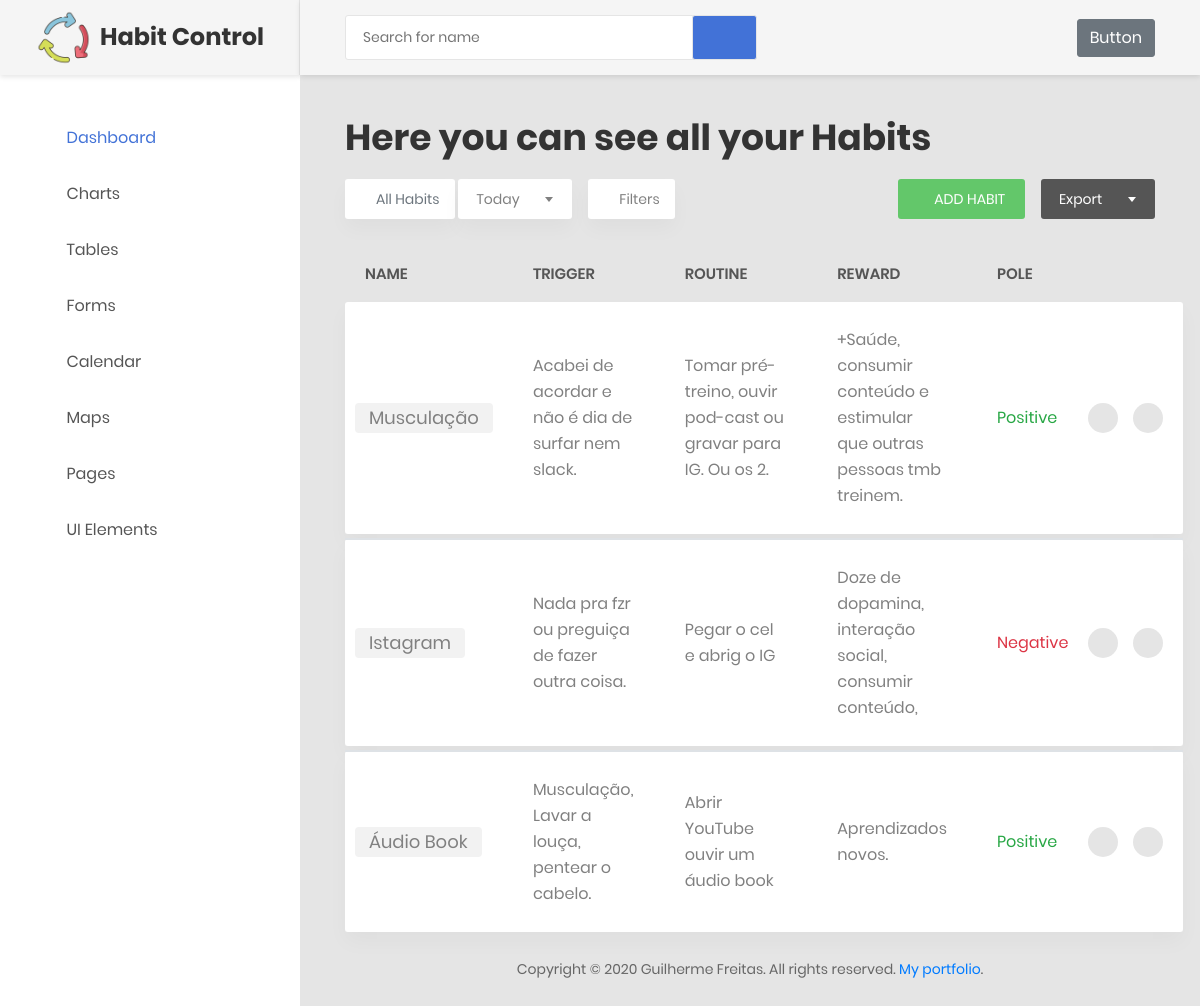
The page / on the database its author committed.
### habit/models.py (models this page shows)
class Habit(models.Model):
    name = models.CharField(max_length=20, blank=False, null=False)
    trigger = models.TextField(max_length=200)
    routine = models.TextField(max_length=200)
    reward = models.TextField(max_length=200)
    good = models.BooleanField(blank=False, null=False)

### habit/views.py (the view)
# urls.py: 2. Add a URL to urlpatterns:  path('', views.home, name='home')
class home(ListView):
    model = Habit
    template_name = 'home.html'

### habit/templates/home.html (shortened to what this page needs)
{% extends 'base.html' %}
{% load static %}
    {% block import-css %}
        <link href=" {% static 'css/index.css' %}" rel="stylesheet" media="all">
    {% endblock %}
    {% block search  %}
        <form class="form-header" action="{% url 'search'%}"  method = "get" >
            <input class="au-input au-input--xl"  name = "q_name"  type = "text"  placeholder = "Search for name">
                <button class="au-btn--submit" type="submit">
                    <i class="zmdi zmdi-search"></i>
                </button>
        </form>
    {% endblock %}
    {% block right-header %}
        <button class="btn btn-secondary"><a href="" class="text-decoration-none text-white">Button</a></button>
    {% endblock %}
    {% block content %}
        <h1 class="title">Here you can see all your Habits</h1>
        <div class="table-data__tool">
            <div class="table-data__tool-left">
                <button class="au-btn-filter">
                    <a href="{% url 'home' %}" class="text-decoration-none text-secondary">
                        <i class="zmdi zmdi-filter-list"></i>All Habits
                    </a>
                </button>
                <div class="rs-select2--light rs-select2--sm">
                </div>
                <button class="au-btn-filter">
                    <i class="zmdi zmdi-filter-list"></i>filters</button>
            </div>
            <div class="table-data__tool-right">
                <button class="au-btn au-btn-icon au-btn--green au-btn--small">
                    <a href="{% url 'create_habit' %}" class="text-decoration-none text-white ">
                    <i class="zmdi zmdi-plus"></i>add habit</a></button>
                <div class="rs-select2--dark rs-select2--sm rs-select2--dark2">
                </div>
            </div>
        </div>
        <div class="table-responsive table-responsive-data2">
            <table class="table table-data2">
                <thead>
                    <tr>
                        <th><span class="Title-column">Name</span></th>
                        <th><span class="Title-column">Trigger</span></th>
                        <th><span class="Title-column">Routine</span></th>
                        <th><span class="Title-column">Reward</span></th>
                        <th><span class="Title-column">Pole</span></th>
                        <th></th>
                    </tr>
                </thead>
                {% for habit in object_list %}
                    <tbody>
                        <tr class="tr-shadow ordinary_row">
                                <td>
                                    <span class="block-email rounded ">{{habit.name}}</span>
                                </td>
                                <td>{{habit.trigger}}</td>
                                <td >{{habit.routine}}</td>
                                <td>{{habit.reward}}</td>
                                <td>
                                        {% if habit.good %}
                                        <span class="text-success"> Positive </span>
                                        {% else %}
                                            <span class="text-danger"> Negative </span>
                                        {% endif %}
                                </td>
                                <td>
                                    <div class="table-data-feature">
                                        <button class="item" data-toggle="tooltip" data-placement="top" title="Edit" >
                                            <a href="{% url 'update_habit' pk=habit.pk %}">
                                                <i class="zmdi zmdi-edit"></i>
                                            </a>
                                        </button>
                                        <button class="item button_delete" title="Delete" data-toggle="modal" data-target="#exampleModalCenter">
                                                <i class="zmdi zmdi-delete"></i>
                                        </button>
                                    </div>
                                </td>
                            </div>
                        <tr class="spacer"></tr>
                {% endfor %}
        </div>
    {% endblock %}

### habit/static/css/index.css (style rules this page uses)
.title { margin-bottom: 20px; }
.Title-column { font-size: 15px; }
.block-email { font-size: 18px; }
.table-data2.table thead tr > th { padding-left: 10px; padding-right: 80px; }
.table-data2.table thead tr th:first-child { padding-left: 20px; padding-right: 50px; }
.table-data2.table thead tr th:nth-last-child(2) { padding-right: 10px; padding-left: 10px; }
.table-data2.table thead tr th:last-child { padding-right: 0px; padding-left: 0px; }
.item:last-child { margin-left: 10px; }
.table-data2.table tbody tr > td { padding-left: 10px; padding-right: 40px; }
.table-data2.table tbody tr > td:first-child { padding-left: 10px; padding-right: 30px; }
.table-data2.table tbody tr > td:nth-last-child(2) { padding-left: 10px; padding-right: 20px; }
.table-data2.table tbody tr > td:nth-last-child(3) { max-width: 1000px; }
.table-data2.table tbody tr > td:last-child { padding-left: 0px; padding-right: 20px; }
.table-data2.table tbody tr td:first-child { vertical-align: auto; }
.table-data2.table tbody td { font-size: 16px; }

### rows shown on the page
Habit: name "Musculação", trigger "Acabei de acordar e não é dia de surfar nem slack.", routine "Tomar pré-treino, ouvir pod-cast ou gravar para IG. Ou os 2.", reward "+Saúde, consumir conteúdo e estimular que outras pessoas tmb treinem.", good "Positive"
Habit: name "Istagram", trigger "Nada pra fzr ou preguiça de fazer outra coisa.", routine "Pegar o cel e abrig o IG", reward "Doze de dopamina, interação social, consumir conteúdo,", good "Negative"
Habit: name "Áudio Book", trigger "Musculação, Lavar a louça, pentear o cabelo.", routine "Abrir YouTube ouvir um áudio book", reward "Aprendizados novos.", good "Positive"
